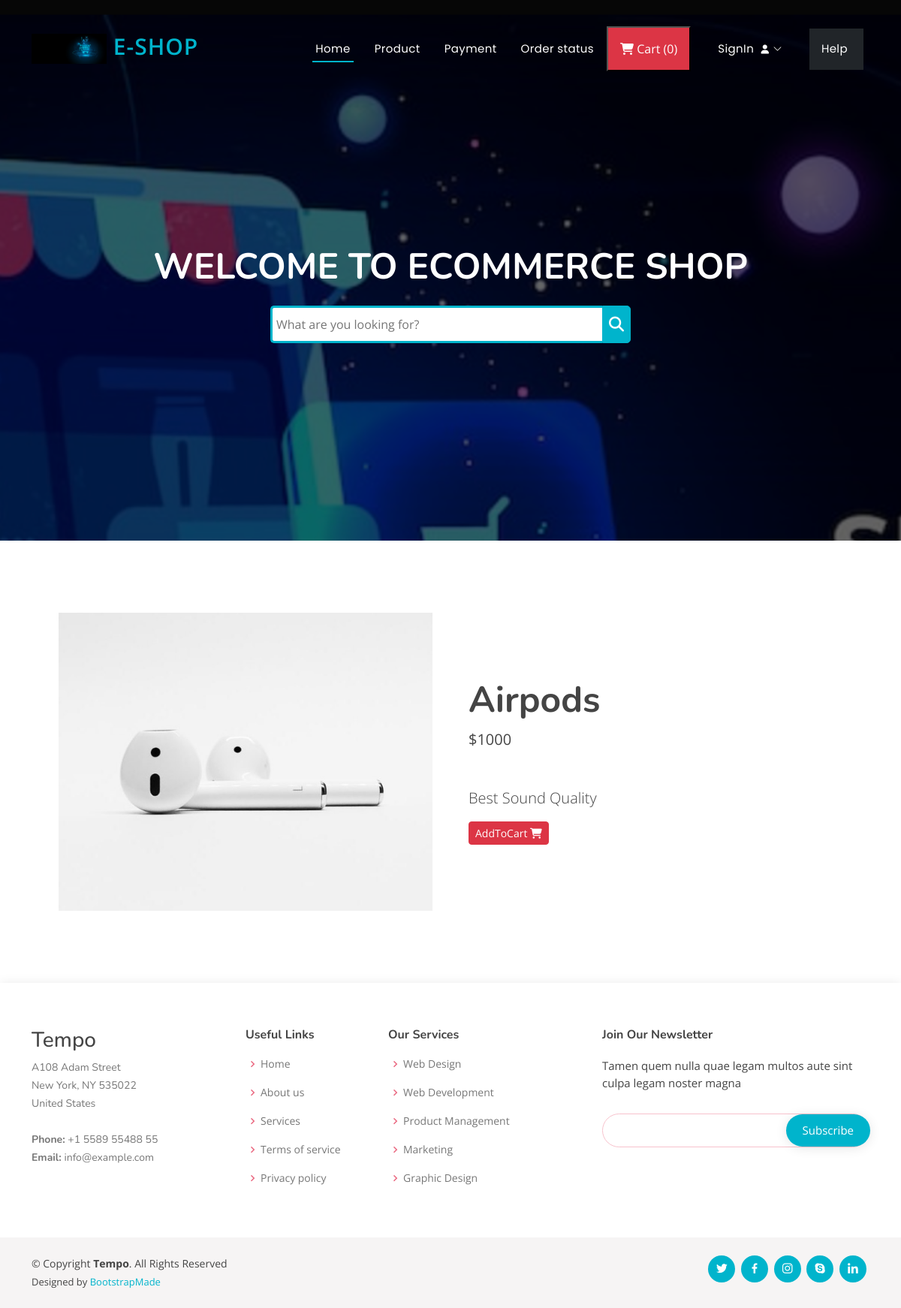
The page /product_detail/2/ on the database its author committed.
### ecommerceapp/models.py (models this page shows, shortened)
class Product(models.Model):
    product_id = models.AutoField
    product_name = models.CharField(max_length=100)
    category = models.CharField(max_length=100, default="")
    subcategory = models.CharField(max_length=50, default="")
    price = models.IntegerField(default=0)
    desc = models.CharField(max_length=300)
    image = models.ImageField(upload_to='images/images')

### ecommerceapp/views.py (the view)
# urls.py: path('product_detail/<int:product_id>/', views.product_detail, name='product_detail'),
def product_detail(request, product_id):
    product = get_object_or_404(Product, id=product_id)
    return render(request, 'product_detail.html', {'product': product})

### templates/product_detail.html (shortened to what this page needs)
{% extends 'base.html' %}
{% block content %}
<h1>Welcome to Ecommerce shop</h1>
<div class="wrap">
  <div class="search">
     <input type="text" class="searchTerm" placeholder="What are you looking for?">
     <button type="submit" class="searchButton">
       <i class="fa fa-search"></i>
    </button>
  </div>
</div>
{% endblock content %}
{% block body %}
    <section class="py-5">
        <div class="container px-4 px-lg-5 my-5">
            <div class="row gx-4 gx-lg-5 align-items-center">
                <div class="col-md-6"><img class="card-img-top mb-5 mb-md-0" src="/media/{{ product.image }} "  alt="..." /></div>
                <div class="col-md-6">
                    <h1 class="display-5 fw-bolder">{{ product.product_name }}</h1>
                    <div class="fs-5 mb-5">
                        <span>${{product.price}}</span>
                    </div>
                    <p class="lead">{{ product.desc }} </p>
                    <div class="d-flex">
                        <span id="divpr{{ product.product_id }}" class="divpr">
                            <button id="pr{{ product.product_id }}" class="btn btn-danger cart btn-sm mt-0">
                              AddToCart <i class="fa-solid fa-cart-shopping"></i>
                            </button>
                          </span>
                    </div>
                </div>
            </div>
        </div>
    </section>
{% endblock body %}

### static/assets/css/style.css (style rules this page uses)
body { font-family: "Open Sans", sans-serif; color: #444444; }
h1, h2, h3, h4, h5, h6 { font-family: "Nunito", sans-serif; }
.search { width: 100%; position: relative; display: flex; }
.searchTerm { width: 100%; border: 3px solid #00B4CC; border-right: none; padding: 5px; height: 50px; border-radius: 5px 0 0 5px; outline: none; color: #9DBFAF; }
.searchButton { width: 40px; height: 50px; border: 1px solid #00B4CC; background: #00B4CC; text-align: center; color: #fff; border-radius: 0 5px 5px 0; cursor: pointer; font-size: 20px; }
.wrap { width: 40%; position: absolute; top: 60%; left: 50%; transform: translate(-50%, -50%); }
#hero h1 { margin: 0 0 10px 0; font-size: 48px; font-weight: 700; line-height: 56px; text-transform: uppercase; color: #fff; }
section { padding: 60px 0; overflow: hidden; }

### rows shown on the page
Product: image (picture), product_name "Airpods", price "1000", desc "Best Sound Quality"
